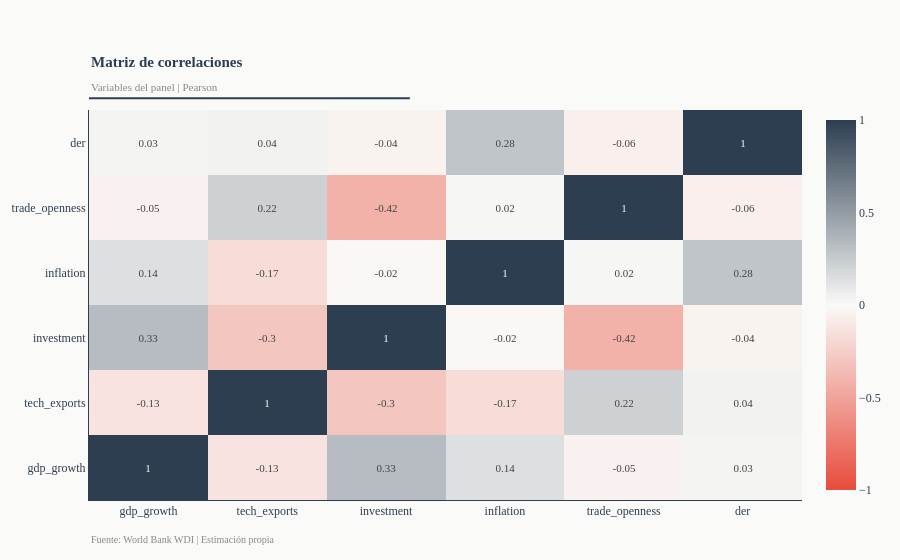

Write notebook code for a chart like this one.
### Markdown cell above
**Figura 4 — Matriz de correlaciones**

### Code cell
corr_matrix = df_long[['gdp_growth', 'tech_exports', 'investment',
                         'inflation', 'trade_openness', 'der']].corr().round(2)

fig_heat = go.Figure(data=go.Heatmap(
    z=corr_matrix.values,
    x=corr_matrix.columns.tolist(),
    y=corr_matrix.columns.tolist(),
    colorscale=[[0.0, '#e74c3c'], [0.5, '#fafaf8'], [1.0, '#2c3e50']],
    zmid=0,
    text=corr_matrix.values,
    texttemplate='%{text}',
    textfont=dict(size=11, family='Georgia, serif'),
    showscale=True
))

fig_heat.update_layout(**BASE_LAYOUT, title=None)
add_title(fig_heat, 'Matriz de correlaciones', 'Variables del panel | Pearson')
add_source(fig_heat, 'World Bank WDI | Estimación propia')
fig_heat.show()

### Figure 1 — Plotly figure (JSON) as saved in the notebook; plotly's stock layout.template omitted (floating-point values rounded to 4 significant figures)
{"data": [{"colorscale": [[0, "#e74c3c"], [0.5, "#fafaf8"], [1, "#2c3e50"]], "showscale": true, "text": [[1, -0.13, 0.33, 0.14, -0.05, 0.03], [-0.13, 1, -0.3, -0.17, 0.22, 0.04], [0.33, -0.3, 1, -0.02, -0.42, -0.04], [0.14, -0.17, -0.02, 1, 0.02, 0.28], [-0.05, 0.22, -0.42, 0.02, 1, -0.06], [0.03, 0.04, -0.04, 0.28, -0.06, 1]], "textfont": {"family": "Georgia, serif", "size": 11}, "texttemplate": "%{text}", "type": "heatmap", "x": ["gdp_growth", "tech_exports", "investment", "inflation", "trade_openness", "der"], "y": ["gdp_growth", "tech_exports", "investment", "inflation", "trade_openness", "der"], "z": [[1, -0.13, 0.33, 0.14, -0.05, 0.03], [-0.13, 1, -0.3, -0.17, 0.22, 0.04], [0.33, -0.3, 1, -0.02, -0.42, -0.04], [0.14, -0.17, -0.02, 1, 0.02, 0.28], [-0.05, 0.22, -0.42, 0.02, 1, -0.06], [0.03, 0.04, -0.04, 0.28, -0.06, 1]], "zmid": 0}], "layout": {"annotations": [{"align": "left", "font": {"color": "#2c3e50", "family": "Georgia, serif", "size": 15}, "showarrow": false, "text": "<b>Matriz de correlaciones</b>", "x": 0, "xref": "paper", "y": 1.15, "yref": "paper"}, {"align": "left", "font": {"color": "#888", "family": "Georgia, serif", "size": 11}, "showarrow": false, "text": "Variables del panel | Pearson", "x": 0, "xref": "paper", "y": 1.08, "yref": "paper"}, {"align": "left", "font": {"color": "#888", "size": 10}, "showarrow": false, "text": "Fuente: World Bank WDI | Estimación propia", "x": 0, "xref": "paper", "y": -0.12, "yref": "paper"}], "font": {"color": "#2c3e50", "family": "Georgia, serif", "size": 12}, "legend": {"bgcolor": "#fafaf8", "bordercolor": "#e8e8e4", "borderwidth": 1, "font": {"color": "#2c3e50"}}, "margin": {"b": 60, "t": 110}, "paper_bgcolor": "#fafaf8", "plot_bgcolor": "#fafaf8", "shapes": [{"line": {"color": "#2c3e50", "width": 2}, "type": "line", "x0": 0, "x1": 0.45, "xref": "paper", "y0": 1.03, "y1": 1.03, "yref": "paper"}], "title": {}, "xaxis": {"gridcolor": "#e8e8e4", "gridwidth": 0.5, "linecolor": "#2c3e50", "showgrid": false, "tickfont": {"color": "#2c3e50"}}, "yaxis": {"gridcolor": "#e8e8e4", "gridwidth": 0.8, "linecolor": "#2c3e50", "tickfont": {"color": "#2c3e50"}, "zeroline": true, "zerolinecolor": "#2c3e50", "zerolinewidth": 1}}}
